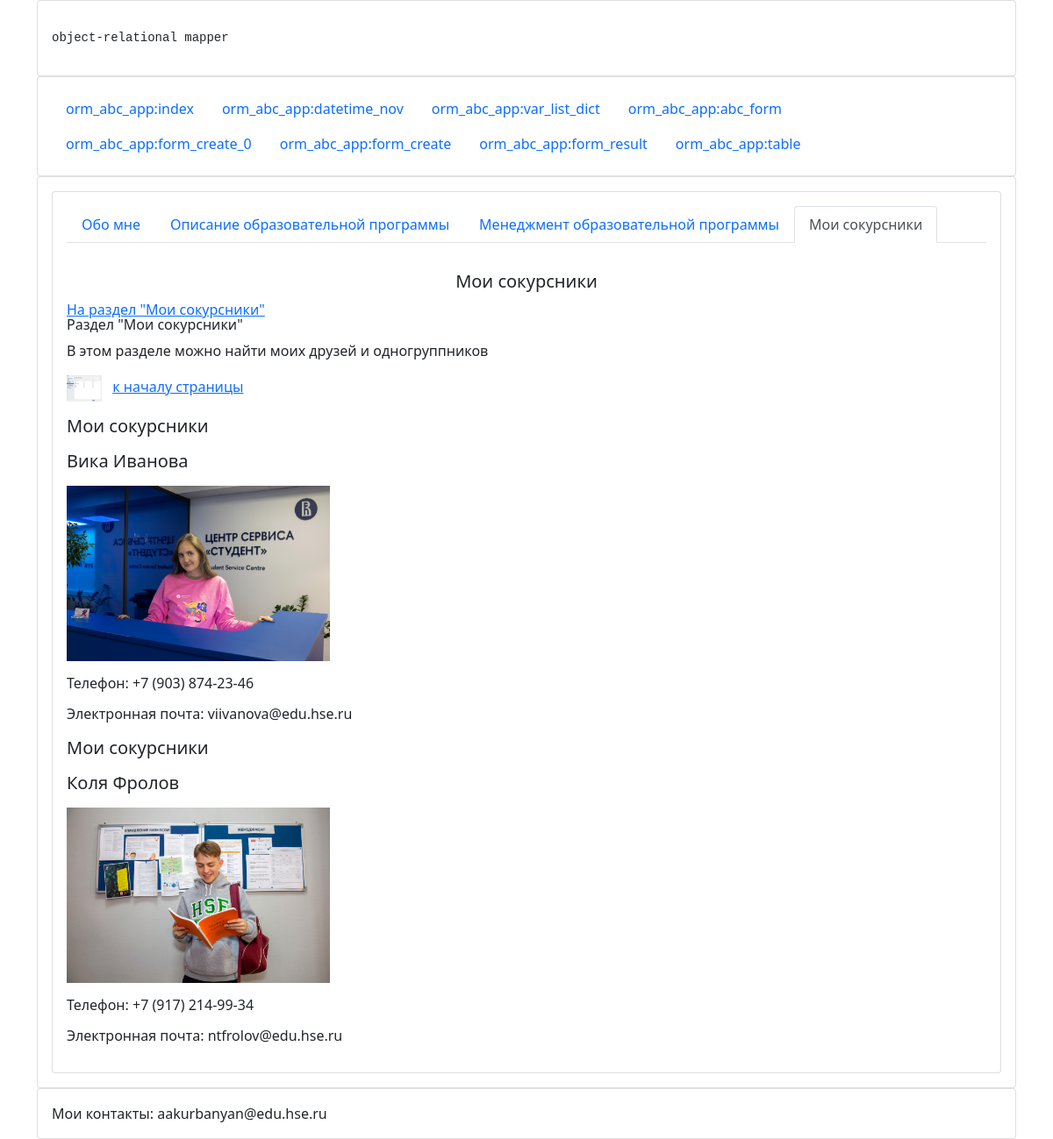
Page /page/12 on the committed database.
### site_app/models.py (models this page shows, shortened)
class Item(models.Model):
    item_title = models.CharField(verbose_name = 'Заголовок (title)', max_length=255, default="Заголовок" )
    item_nav = models.CharField(verbose_name = 'Название ссылки', max_length=255, default="Название ссылки")
    item_nav_position = models.IntegerField(verbose_name = 'Приоритет ссылки в навигации (0 - исключить)', default=1, help_text="большее - число правее, 0 - исключить из навигации")
    item_content = models.TextField(verbose_name = 'Основное содержание страницы',
    default = '<a id="top_of _page" href="#h1" class="card-link">На раздел 1</a>   <h6 class="card-subtitle mb-2 text-body-secondary ">   <a id="h1">Раздел 1</a></h6>   <p class="card-text">Содержание раздела 1</p>   <img src="/static/images/settings_django.png"  height="30px">    <a href="#top_of _page" class="card-link">к началу страницы</a>')
    item_current_date = models.DateTimeField(verbose_name = "Дата Записи", auto_now=True)
    class Meta:
        verbose_name = 'Содержание текущей страницы'
        verbose_name_plural = 'Содержание всех страниц'
        ordering = ('-item_nav_position',)

### site_app/views.py (the view)
# urls.py: path('page/<int:pk>', views.page, name='page'),
def page(request, pk):
    nav_objects = Item.objects.values('id','item_nav', 'item_nav_position').filter(item_nav_position__gt=0).order_by('-item_nav_position')
    print("nav_objects: ", nav_objects)
    content_object = Item.objects.values().get(id=pk)
    print("content_object:\n", content_object)
    context = {'pk': pk, 'nav_objects': nav_objects, 'content_object': content_object}
    return render(request, 'page.html', context)

### site_app/templates/page.html (shortened to what this page needs)
{% extends 'layout.html' %}
{% block content %}
    <div class="card">
        <div class="card-body">
            <ul class="nav nav-tabs">
                {% for object in nav_objects %}
                    <li class="nav-item">
                        <a class="{% if pk == object.id %}nav-link active{% else %}nav-link{% endif %}"
                           href="{% url 'site_app:page' pk=object.id %}">{{ object.item_nav }}</a>
                    </li>
                {% endfor %}
            </ul>
        </div>
        <div class="card-body">
            <h5 class='card-title text-center'> {% autoescape off %}{{ content_object.item_title }}{% endautoescape %}</h5>
            {% autoescape off %}{{ content_object.item_content }}{% endautoescape %}
        </div>
    </div>
{% endblock %}

### rows in the picture
Item: item_nav "Обо мне"
Item: item_nav "Описание образовательной программы"
Item: item_nav "Менеджмент образовательной программы"
Item: item_nav "Мои сокурсники", item_title "Мои сокурсники", item_content "На раздел \"Мои сокурсники\" Раздел \"Мои сокурсники\" В этом разделе можно найти моих друзей и одногруппников к началу страницы Мои сокурсники Вика Иванова Телефон: +7 (903) 874-23-46 Электронная почта: viivanova@edu.hse.ru Мои сокурсники Коля Фролов Телефон: +7 (917) 214-99-34 Электронная почта: ntfrolov@edu.hse.ru", item_content (picture)
